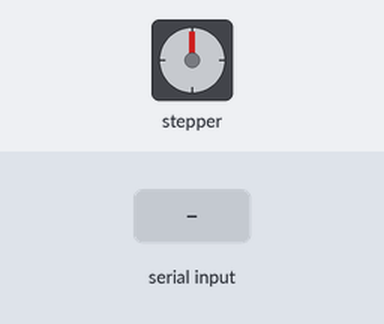
The sketch below on a simulated Arduino Uno, built with avr-gcc and run on an emulated ATmega328P. Parts: stepper motor. Wiring (inferred from the names in the program): stepper motor driver (200 steps per turn assumed): step pin 3; direction pin 2. The inputs (shaded band) are chosen by the test bench. What the sketch prints to the serial monitor is not drawn.

Above: at 1.2 s.
1.3 s: "5\n" received over Serial
3.8 s: "90,45\n" received over Serial
Timing chart, 0 to 6.8 s (numbered marks = the images above; inputs shaded):
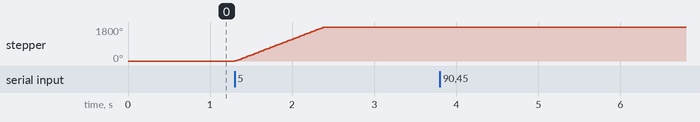

The sketch:

NEMA-17_StepperMotor.ino
```cpp
// Arduino code to control stepper motor NEMA17 with A4988 Driver

#include <Stepper.h> // Include the header file for the Stepper motor

// Define Variables
// ########################################
const int dirPin = 2; // Direction
const int stepPin = 3; // Step
// Motor steps per rotation
const int STEPS_PER_REV = 200;

// Pitch of Screw in mm/rev: M6 = 1 mm/rev, M5 = 0.8 mm/rev, M4 = 0.7 mm/rev
float screwPitch = 1.0;

// Height of elevation / descend, in mm
float heightCarrier;

// Revolutions required, in rev
float Rev;

// Maximum range of motion
const float motionRange = 10; // mm

// Variable checks if range boundaries are exceeded.
float counterCheck = 0;

// Velocity
const int Vel = 1900;
// ########################################

void setup() {
  // Setup Serial Communication and Pins.
  Serial.begin(9600);
  pinMode(stepPin, OUTPUT);
  pinMode(dirPin, OUTPUT);
  // ######################################
  // HERE WILL COME THE CALIBRATION CODE FOR THE STEPPER WHEN SWITCHED ON!
  // ######################################
}

void loop() {
  Serial.println("Please enter your command: ");

  // Wait here until an Input arrives.
  while (Serial.available() == 0) {
  }

  // Read and print height. Value is in mm.
  heightCarrier = Serial.parseFloat();

  // Calculate the number of revolutions required for your stepper motor.
  Rev = heightCarrier / screwPitch;
  Serial.print(Rev);
  Serial.print(" revolutions required for ");
  Serial.print(heightCarrier);
  Serial.println( "mm.");

  // This block checks whether you're passing the range boundaries (crush the stepper) or if you're still in available range.
  counterCheck = counterCheck + heightCarrier;
  if (counterCheck >= 0 && counterCheck <= motionRange) {

    // Defines in which direction you want the stepper to go.
    if (Rev < 0) {
      digitalWrite(dirPin, LOW); // Descent
    }
    else if (Rev >= 0) {
      digitalWrite(dirPin, HIGH); // Lift
    }

    // Steps are done in this for-loop.
    for (int x = 0; x < abs(Rev) * STEPS_PER_REV; x++) {
      digitalWrite(stepPin, HIGH);
      delayMicroseconds(1000000. / Vel);
      digitalWrite(stepPin, LOW);
      delayMicroseconds(1000000. / Vel);
    }
  }

  // if you exceeded the range, you will get this warning.
  else {
    Serial.println("Didn't move because you exceed range of motion! Change your command: ");
    counterCheck = counterCheck - heightCarrier;
  }

  // When steps are done, you are told on which position the stepper is.
  Serial.print("Your hight is currently: ");
  Serial.print(counterCheck);
  Serial.println(" mm from the ground.");
}
```

Measured:
- after the input at 1.3 s, stepper: turns 1800° clockwise in 1.1 s, starting at once
- after the input at 3.8 s, every drawn part: stays the same
